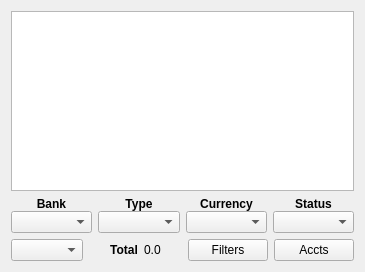
<?xml version="1.0" encoding="UTF-8"?>
<ui version="4.0">
 <class>CAccountsView</class>
 <widget class="QWidget" name="CAccountsView">
  <property name="geometry">
   <rect>
    <x>0</x>
    <y>0</y>
    <width>365</width>
    <height>272</height>
   </rect>
  </property>
  <property name="windowTitle">
   <string>Form</string>
  </property>
  <layout class="QVBoxLayout" name="verticalLayout">
   <item>
    <widget class="QTableView" name="pTableView">
     <property name="frameShape">
      <enum>QFrame::StyledPanel</enum>
     </property>
     <property name="frameShadow">
      <enum>QFrame::Raised</enum>
     </property>
    </widget>
   </item>
   <item>
    <widget class="QWidget" name="pWidgetFilters" native="true">
     <layout class="QGridLayout" name="gridLayout">
      <property name="leftMargin">
       <number>0</number>
      </property>
      <property name="topMargin">
       <number>0</number>
      </property>
      <property name="rightMargin">
       <number>0</number>
      </property>
      <property name="bottomMargin">
       <number>0</number>
      </property>
      <property name="verticalSpacing">
       <number>0</number>
      </property>
      <item row="0" column="0">
       <widget class="QLabel" name="label">
        <property name="sizePolicy">
         <sizepolicy hsizetype="Preferred" vsizetype="Preferred">
          <horstretch>0</horstretch>
          <verstretch>0</verstretch>
         </sizepolicy>
        </property>
        <property name="text">
         <string>&lt;b&gt;Bank&lt;/b&gt;</string>
        </property>
        <property name="alignment">
         <set>Qt::AlignCenter</set>
        </property>
       </widget>
      </item>
      <item row="0" column="1">
       <widget class="QLabel" name="label_2">
        <property name="text">
         <string>&lt;b&gt;Type&lt;/b&gt;</string>
        </property>
        <property name="alignment">
         <set>Qt::AlignCenter</set>
        </property>
       </widget>
      </item>
      <item row="0" column="2">
       <widget class="QLabel" name="label_3">
        <property name="text">
         <string>&lt;b&gt;Currency&lt;/b&gt;</string>
        </property>
        <property name="alignment">
         <set>Qt::AlignCenter</set>
        </property>
       </widget>
      </item>
      <item row="1" column="0">
       <widget class="QComboBox" name="pCBBank">
        <property name="sizePolicy">
         <sizepolicy hsizetype="Expanding" vsizetype="Fixed">
          <horstretch>0</horstretch>
          <verstretch>0</verstretch>
         </sizepolicy>
        </property>
       </widget>
      </item>
      <item row="1" column="1">
       <widget class="QComboBox" name="pCBType">
        <property name="sizePolicy">
         <sizepolicy hsizetype="Expanding" vsizetype="Fixed">
          <horstretch>0</horstretch>
          <verstretch>0</verstretch>
         </sizepolicy>
        </property>
       </widget>
      </item>
      <item row="1" column="2">
       <widget class="QComboBox" name="pCBCurrency">
        <property name="sizePolicy">
         <sizepolicy hsizetype="Expanding" vsizetype="Fixed">
          <horstretch>0</horstretch>
          <verstretch>0</verstretch>
         </sizepolicy>
        </property>
       </widget>
      </item>
      <item row="1" column="3">
       <widget class="QComboBox" name="pCBAccStatus">
        <property name="sizePolicy">
         <sizepolicy hsizetype="Expanding" vsizetype="Fixed">
          <horstretch>0</horstretch>
          <verstretch>0</verstretch>
         </sizepolicy>
        </property>
       </widget>
      </item>
      <item row="0" column="3">
       <widget class="QLabel" name="label_4">
        <property name="text">
         <string>&lt;b&gt;Status&lt;/b&gt;</string>
        </property>
        <property name="alignment">
         <set>Qt::AlignCenter</set>
        </property>
       </widget>
      </item>
     </layout>
    </widget>
   </item>
   <item>
    <layout class="QHBoxLayout" name="horizontalLayout_2">
     <item>
      <widget class="QComboBox" name="pCBStatus">
       <property name="sizePolicy">
        <sizepolicy hsizetype="Expanding" vsizetype="Fixed">
         <horstretch>0</horstretch>
         <verstretch>0</verstretch>
        </sizepolicy>
       </property>
      </widget>
     </item>
     <item>
      <spacer name="horizontalSpacer">
       <property name="orientation">
        <enum>Qt::Horizontal</enum>
       </property>
       <property name="sizeHint" stdset="0">
        <size>
         <width>40</width>
         <height>20</height>
        </size>
       </property>
      </spacer>
     </item>
     <item>
      <widget class="QLabel" name="pLCurrency">
       <property name="text">
        <string>&lt;b&gt;Total&lt;/b&gt;</string>
       </property>
       <property name="alignment">
        <set>Qt::AlignCenter</set>
       </property>
      </widget>
     </item>
     <item>
      <widget class="QLabel" name="pLTotal">
       <property name="sizePolicy">
        <sizepolicy hsizetype="Preferred" vsizetype="Preferred">
         <horstretch>0</horstretch>
         <verstretch>0</verstretch>
        </sizepolicy>
       </property>
       <property name="frameShape">
        <enum>QFrame::NoFrame</enum>
       </property>
       <property name="frameShadow">
        <enum>QFrame::Sunken</enum>
       </property>
       <property name="text">
        <string>0.0</string>
       </property>
       <property name="alignment">
        <set>Qt::AlignLeading|Qt::AlignLeft|Qt::AlignVCenter</set>
       </property>
      </widget>
     </item>
     <item>
      <spacer name="horizontalSpacer_2">
       <property name="orientation">
        <enum>Qt::Horizontal</enum>
       </property>
       <property name="sizeHint" stdset="0">
        <size>
         <width>40</width>
         <height>20</height>
        </size>
       </property>
      </spacer>
     </item>
     <item>
      <layout class="QHBoxLayout" name="horizontalLayout">
       <item>
        <widget class="QPushButton" name="pPBFilters">
         <property name="text">
          <string>Filters</string>
         </property>
        </widget>
       </item>
       <item>
        <widget class="QPushButton" name="pPBAccounts">
         <property name="text">
          <string>Accts</string>
         </property>
        </widget>
       </item>
      </layout>
     </item>
    </layout>
   </item>
  </layout>
 </widget>
 <tabstops>
  <tabstop>pTableView</tabstop>
  <tabstop>pCBBank</tabstop>
  <tabstop>pCBType</tabstop>
  <tabstop>pCBCurrency</tabstop>
  <tabstop>pCBAccStatus</tabstop>
  <tabstop>pCBStatus</tabstop>
  <tabstop>pPBFilters</tabstop>
  <tabstop>pPBAccounts</tabstop>
 </tabstops>
 <resources/>
 <connections/>
</ui>
